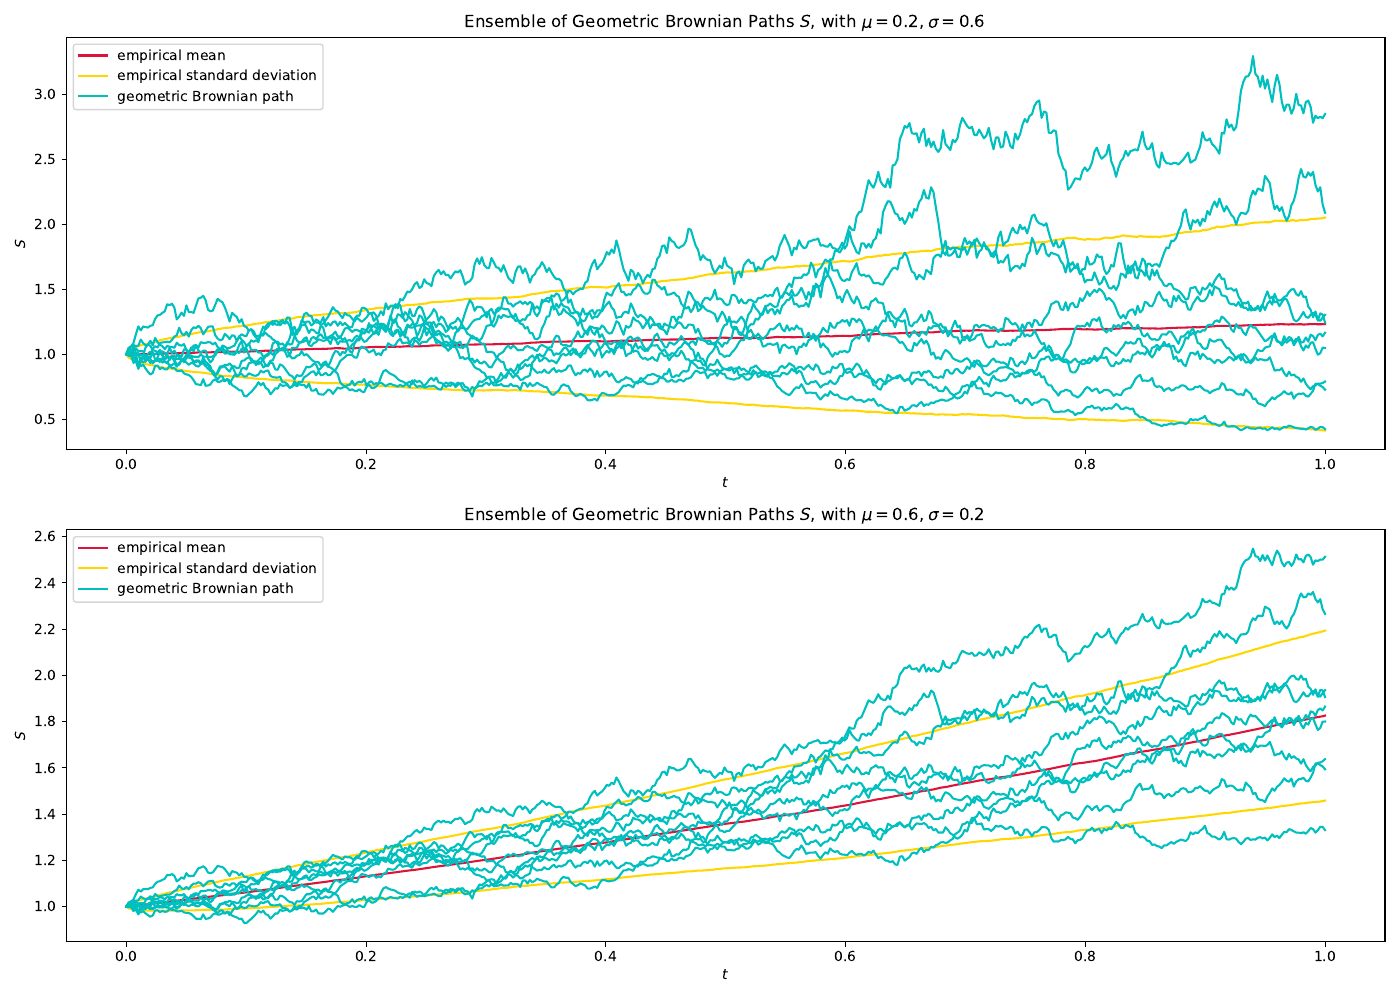

Reproduce this figure in Python.
import numpy as np
import matplotlib.pyplot as plt


def geom_brownian(N, mu, sigma, seed):
    """Generate a geometric Brownian path

    Args:
        N: number of steps
        mu: expected return rate
        sigma: volatility
        seed: seed

    Returns:
        a geometric Brownian path
    """
    np.random.seed(seed)
    dt = 1 / N
    S0 = 1
    ds = np.exp((mu - sigma ** 2 / 2) * dt + sigma * np.random.normal(loc=0, scale=np.sqrt(dt), size=N - 1))
    path = S0 * ds.cumprod()
    return np.insert(path, 0, S0)


def _draw_subplot(b_arr, mean_lst, std_lst, steps, mu, sigma):
    # plot mean and standard deviation
    plt.plot(steps, mean_lst, c='crimson', label='empirical mean')
    plt.plot(steps, mean_lst - std_lst, c='gold', label='empirical standard deviation')
    plt.plot(steps, mean_lst + std_lst, c='gold')
    # plot 10 sample paths
    n_sample = 10
    for i, b in enumerate(b_arr[0:n_sample - 1]):
        if i == 0:
            plt.plot(steps, b, c='c', label='geometric Brownian path')
        else:
            plt.plot(steps, b, c='c')

    plt.xlabel('$t$')
    plt.ylabel('$S$')
    plt.title('Ensemble of Geometric Brownian Paths $S$, with $\mu = {}, \sigma = {}$'.format(mu, sigma))
    plt.legend()


if __name__ == '__main__':
    N = 500
    n_path = 1000
    seeds = range(0, n_path)
    steps = np.linspace(0, 1, N)

    # compute brownian paths
    mu0 = 0.2
    sigma0 = 0.6
    b_lst0 = np.asarray([geom_brownian(N=N, mu=mu0, sigma=sigma0, seed=seed) for seed in seeds])
    # compute mean and std. of every step
    mean_lst0 = np.mean(b_lst0, axis=0)
    std_lst0 = np.std(b_lst0, axis=0)

    # compute brownian paths
    mu1 = 0.6
    sigma1 = 0.2
    b_lst1 = np.asarray([geom_brownian(N=N, mu=mu1, sigma=sigma1, seed=seed) for seed in seeds])
    # compute mean and std. of every step
    mean_lst1 = np.mean(b_lst1, axis=0)
    std_lst1 = np.std(b_lst1, axis=0)

    plt.rc('figure', figsize=(14, 10))

    plt.subplot(2, 1, 1)
    _draw_subplot(b_lst0, mean_lst0, std_lst0, steps, mu0, sigma0)
    plt.subplot(2, 1, 2)
    _draw_subplot(b_lst1, mean_lst1, std_lst1, steps, mu1, sigma1)

    plt.tight_layout()
    plt.savefig('p1a.pdf')
    plt.show()
